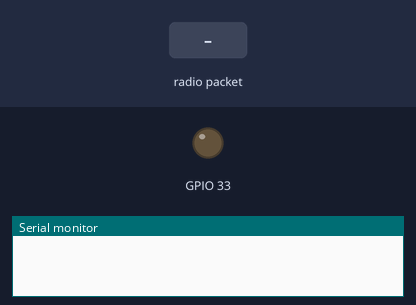
A sketch run on a simulated ESP32. Parts: output pins drawn as LEDs (lit = HIGH), the last lines printed to the serial monitor. The test bench sets the inputs (shaded band).

Above: at 1.2 s.
1.3 s: radio packet "1" arrives
At 1.9 s:
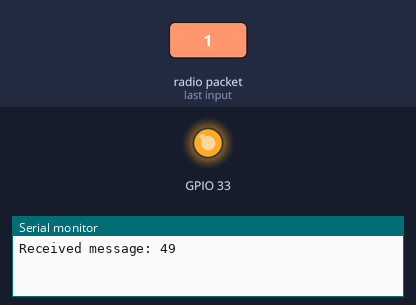
Timing chart, 0 to 4.3 s (numbered marks = the images above; inputs shaded):
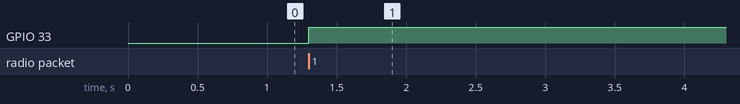

The sketch:

EspNowDemo.ino
```cpp
#include <esp_now.h>
#include <WiFi.h>

// Replace with your Esp MAC address
uint8_t broadcastAddress[] = {0xFF, 0xFF, 0xFF, 0xFF, 0xFF, 0xFF};

void setup() {
  Serial.begin(115200);

  // Set device as a Wi-Fi Station
  WiFi.mode(WIFI_STA);

  // Initialize ESP-NOW
  if (esp_now_init() != ESP_OK) {
    Serial.println("Error initializing ESP-NOW");
    return;
  }

  // Register peer
  esp_now_peer_info_t peerInfo;
  memcpy(peerInfo.peer_addr, broadcastAddress, 6);
  peerInfo.channel = 0;
  peerInfo.encrypt = false;
  if (esp_now_add_peer(&peerInfo) != ESP_OK) {
    Serial.println("Failed to add peer");
    return;
  }

  // Set up the LED
  pinMode(33, OUTPUT);

  // Register the callback function to receive messages
  esp_now_register_recv_cb([](const uint8_t *mac, const uint8_t *data, int len) {
    Serial.print("Received message: ");
    Serial.println(*(bool*)data);
    digitalWrite(33, *(bool*)data);
});
}

void loop() {
  if (Serial.available()) {
    char c = Serial.read();
    if (c == '1') {
      // Send a message to the receiving board to turn off the LED
      bool message = true;
      esp_now_send(broadcastAddress, (uint8_t*)"true", sizeof("true"));
    } else if (c == '0') {
      // Send a message to the receiving board to turn on the LED
      bool message = false;
      esp_now_send(broadcastAddress, (uint8_t*)&message, sizeof(bool));
    }
  }
}
```

Measured:
- after the input at 1.3 s, GPIO 33: LOW → HIGH at once
